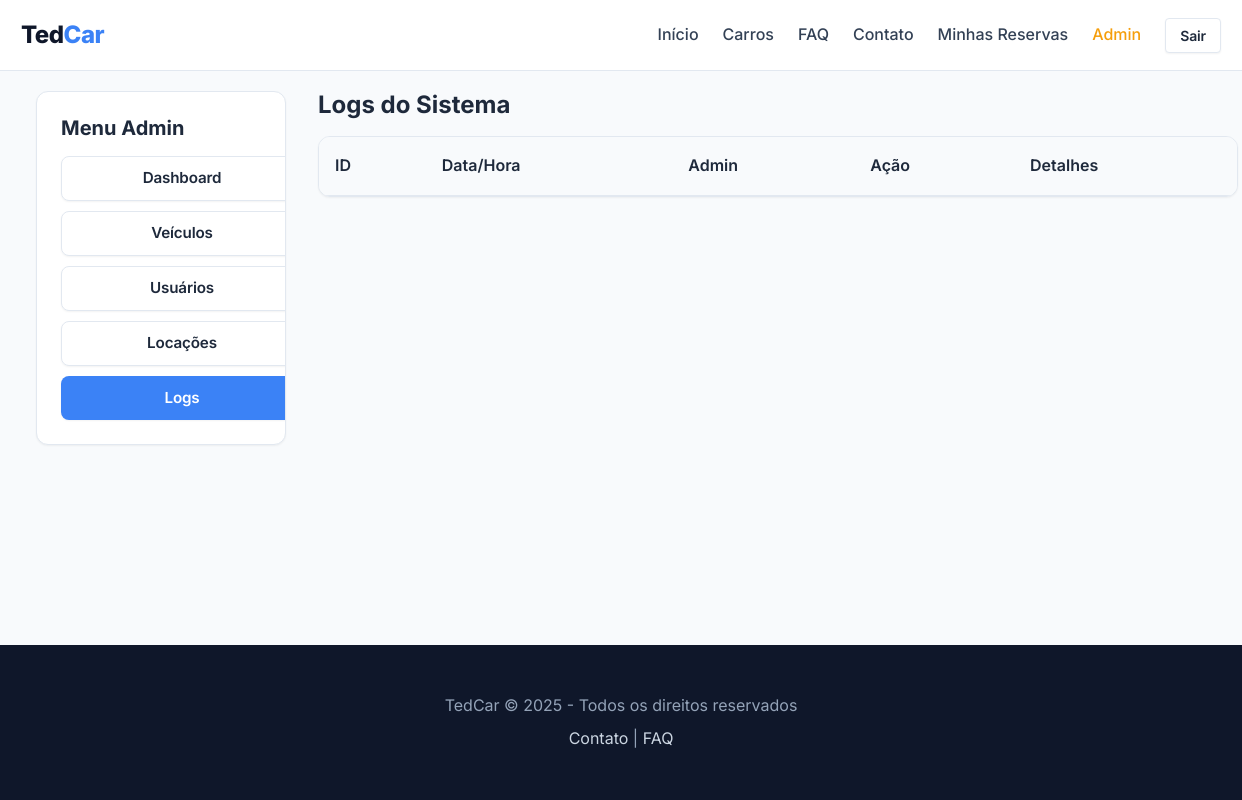
Before: /admin/logs (signed in) with the older database file.
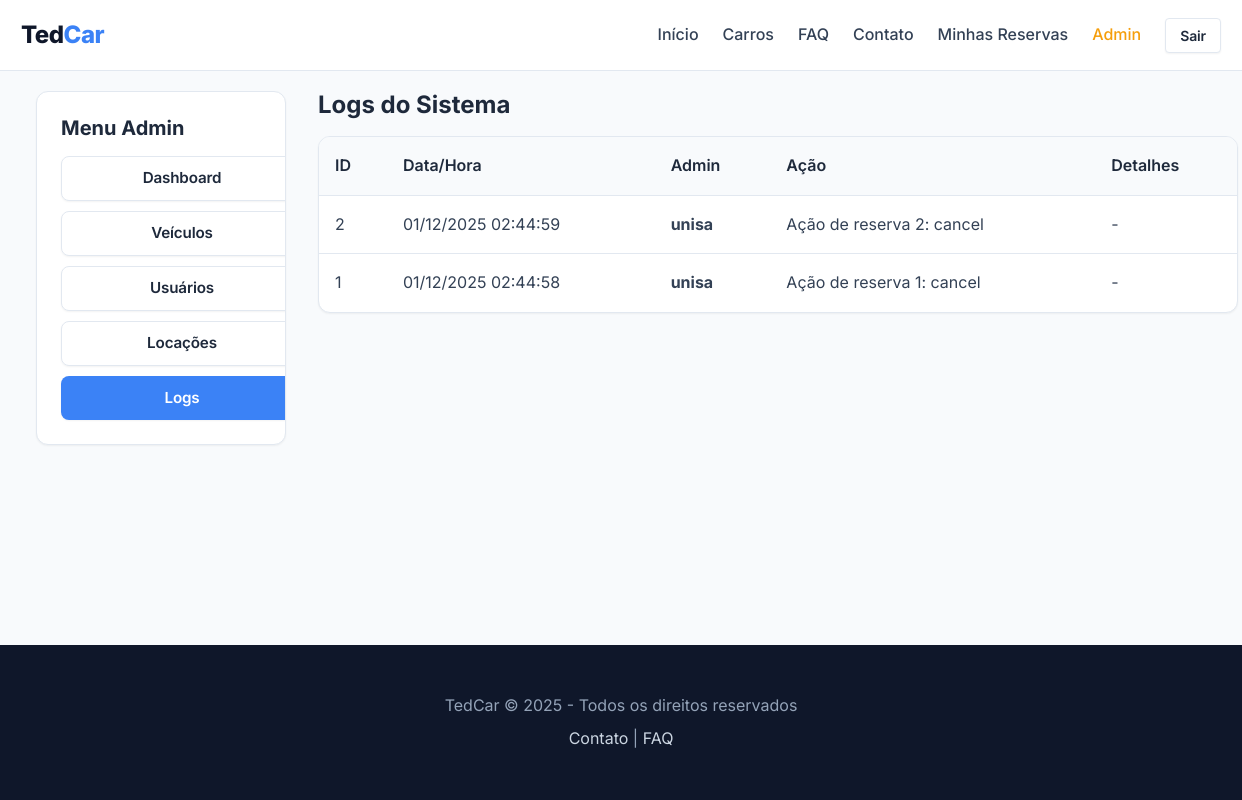
After: the same page with the newer database file.
### tedcar_2.0/app.py (models this page shows)
class Log(db.Model):
    id = db.Column(db.Integer, primary_key=True)
    admin_id = db.Column(db.String(50), nullable=False) # Username or 'MASTER'
    action = db.Column(db.String(200), nullable=False)
    details = db.Column(db.Text, nullable=True)
    timestamp = db.Column(db.DateTime, default=datetime.utcnow)

### tedcar_2.0/app.py (the view)
@app.route('/admin/logs')
@login_required
@admin_required
def admin_logs():
    logs = Log.query.order_by(Log.timestamp.desc()).limit(100).all()
    return render_template('admin/logs.html', logs=logs)

### tedcar_2.0/app.py (called while the page is built)
@login_manager.user_loader
def load_user(user_id):
    if user_id == 'MASTER':
        u = User(id=0, username=MASTER_USER, is_admin=True)
        u.get_id = lambda: 'MASTER'
        return u
    return User.query.get(int(user_id))

def admin_required(f):
    @wraps(f)
    def decorated_function(*args, **kwargs):
        if not current_user.is_authenticated:
            return login_manager.unauthorized()
        is_master = (current_user.get_id() == 'MASTER')
        if not is_master and not getattr(current_user, 'is_admin', False):
            flash('Acesso negado: Área restrita a administradores.', 'error')
            return redirect(url_for('index'))
        return f(*args, **kwargs)
    return decorated_function

### tedcar_2.0/templates/admin/logs.html
{% extends "base.html" %}
{% block content %}
<div class="container" style="max-width: 1400px;">
    <div class="grid" style="grid-template-columns: 250px 1fr; gap: var(--spacing-xl);">
        <div class="card" style="height: fit-content;">
            <div class="card-body">
                <h3 class="card-title mb-md">Menu Admin</h3>
                <nav style="display: flex; flex-direction: column; gap: 10px;">
                    <a href="{{ url_for('admin_dashboard') }}" class="btn btn-outline w-full text-left">Dashboard</a>
                    <a href="{{ url_for('admin_cars') }}" class="btn btn-outline w-full text-left">Veículos</a>
                    <a href="{{ url_for('admin_users') }}" class="btn btn-outline w-full text-left">Usuários</a>
                    <a href="{{ url_for('admin_rentals') }}" class="btn btn-outline w-full text-left">Locações</a>
                    <a href="{{ url_for('admin_logs') }}" class="btn btn-primary w-full text-left">Logs</a>
                </nav>
            </div>
        </div>
        <div>
            <h2 class="mb-md">Logs do Sistema</h2>
            <div class="table-container">
                <table class="table">
                    <thead>
                        <tr>
                            <th>ID</th>
                            <th>Data/Hora</th>
                            <th>Admin</th>
                            <th>Ação</th>
                            <th>Detalhes</th>
                        </tr>
                    </thead>
                    <tbody>
                        {% for log in logs %}
                        <tr>
                            <td>{{ log.id }}</td>
                            <td>{{ log.timestamp.strftime('%d/%m/%Y %H:%M:%S') }}</td>
                            <td><strong>{{ log.admin_id }}</strong></td>
                            <td>{{ log.action }}</td>
                            <td>{{ log.details or '-' }}</td>
                        </tr>
                        {% endfor %}
                    </tbody>
                </table>
            </div>
        </div>
    </div>
</div>
{% endblock %}

Changed rows visible on the page:
added Log: id "2", timestamp "01/12/2025 02:44:59", admin_id "unisa", action "Ação de reserva 2: cancel", details "-"
added Log: id "1", timestamp "01/12/2025 02:44:58", admin_id "unisa", action "Ação de reserva 1: cancel", details "-"
